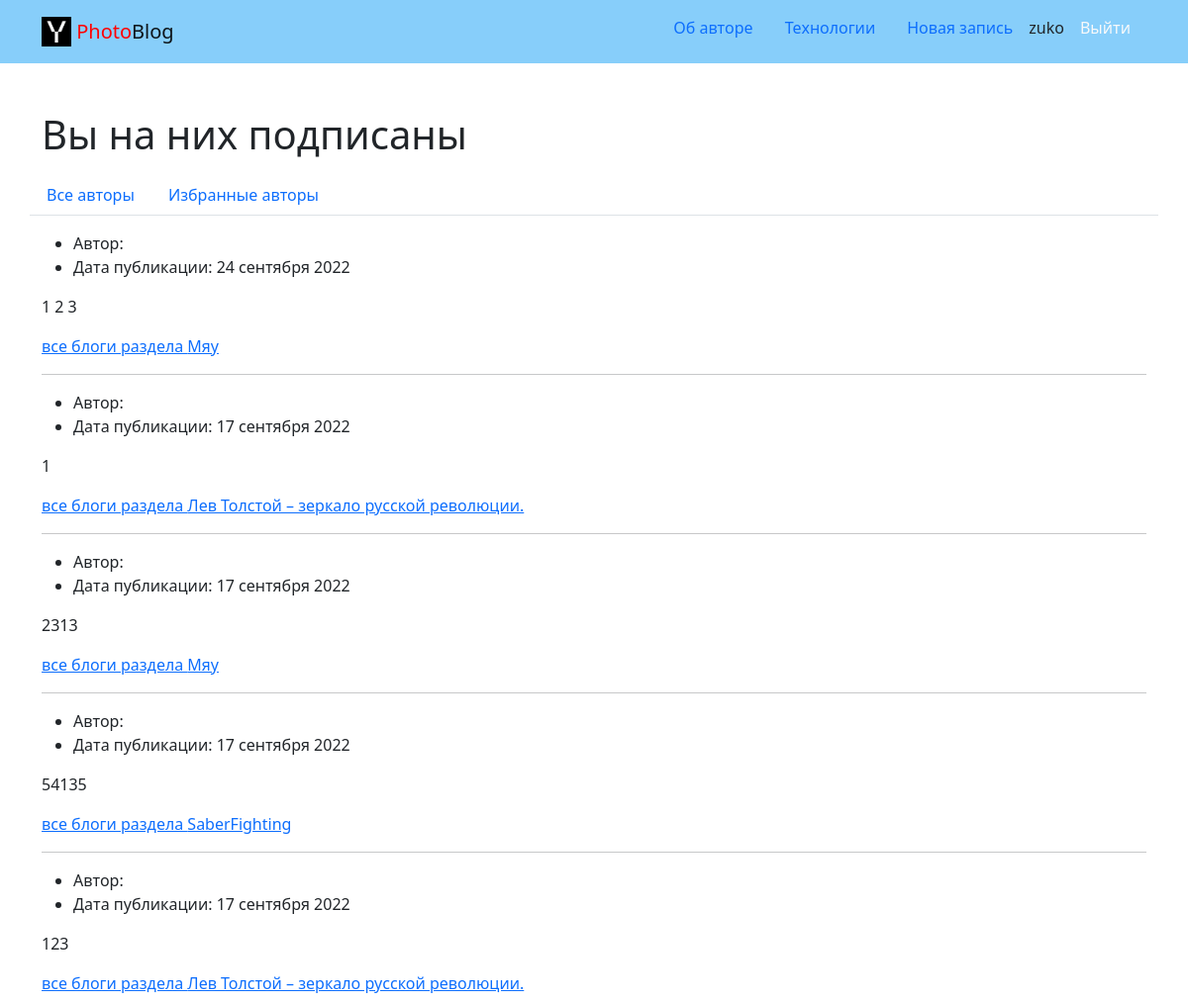
/follow/?page=2 (signed in, upper part), run on an earlier commit of the app's database.
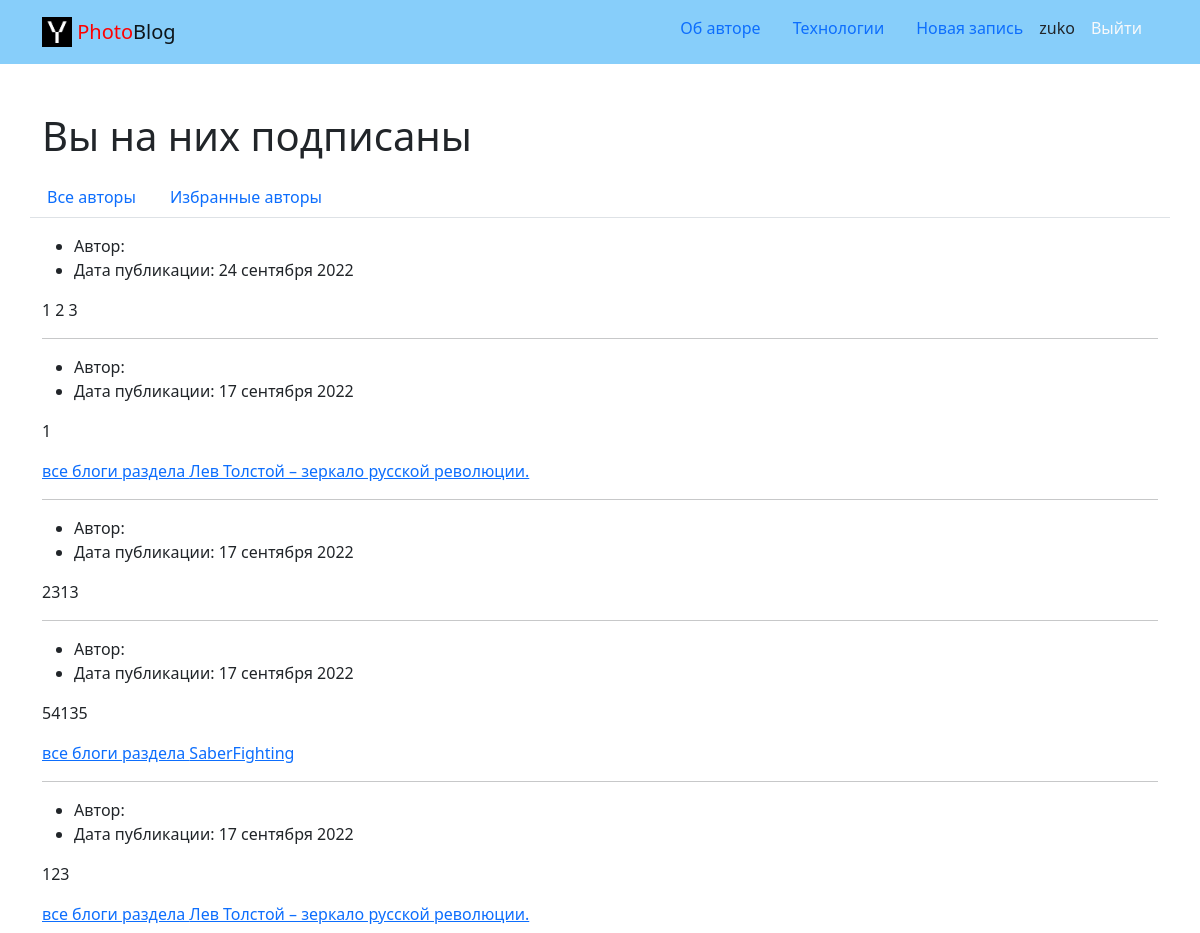
And on a later commit of the database.
### posts/models.py (models this page shows, shortened)
class Post(models.Model):
    text = models.TextField('Текст поста',
                            help_text='Введите текст поста')
    pub_date = models.DateTimeField('Дата публикации', auto_now_add=True)
    TEN_ACTS = 10
    FIRST_POST = 1
    author = models.ForeignKey(User,
                               on_delete=models.CASCADE,
                               related_name='posts',
                               verbose_name='Автор')
    group = models.ForeignKey(Group, blank=True,
                              null=True,
                              on_delete=models.SET_NULL,
                              related_name='posts',
                              verbose_name='Группа',
                              help_text='Выберите группу')
    image = models.ImageField(
        'Картинка',
        upload_to='posts/',
        blank=True
    )
    class Meta:
        ordering = ('-pub_date',)
        verbose_name = 'Посты'
        verbose_name_plural = 'Посты'

class Group(models.Model):
    title = models.CharField(max_length=200)
    slug = models.SlugField(unique=True)
    description = models.TextField()
    def __str__(self):
        return self.title

### posts/views.py (the view)
# urls.py: path('follow/', views.follow_index, name='follow_index'),
@login_required
def follow_index(request):
    title = 'Вы на них подписаны'
    template = 'posts/follow.html'
    posts = Post.objects.filter(author__following__user=request.user)
    paginator = Paginator(posts, Post.TEN_ACTS)
    page_number = request.GET.get('page')
    page_obj = paginator.get_page(page_number)
    context = {
        'page_obj': page_obj,
        'title': title,
    }
    return render(request, template, context)

### core/context_processors/year.py (called while the page is built)
def year(request):
    today_year = datetime.now().year
    return {
        'year': today_year
    }

### templates/posts/follow.html (shortened to what this page needs)
{% extends 'base.html' %}
{% load thumbnail %}
{% block content %}
  <div class="container py-5">
    <h1>{{ title }}</h1>
    <article>
      {% include 'includes/switcher.html' %}
      {% for post in page_obj %}
        {% include 'includes/postcard.html' %}
        <p>{{ post.text }}</p>
        {% if post.group %}
          <a href="{% url 'posts:group_list' post.group.slug %}">все блоги раздела {{post.group}}</a>
        {% endif %}
        {% if not forloop.last %}<hr>{% endif %}
      {% endfor %}
    </article>
  </div>
{% endblock %}

### templates/includes/postcard.html
<ul>
  <li>
    Автор:<a href="{% url 'posts:profile' post.author.username %}"> {{ post.author.get_full_name }} </a>
  </li>
  <li>
    Дата публикации: {{ post.pub_date|date:"d E Y" }}
  </li>
</ul>

What changed in the data, as far as the page shows it:
changed Post "24 сентября 2022": group_id 2 → empty (drawn); group "Мяу" → (not shown)
changed Post (number 3 of 5 on the later page): group_id 2 → empty (drawn); group "Мяу" → (not shown)
